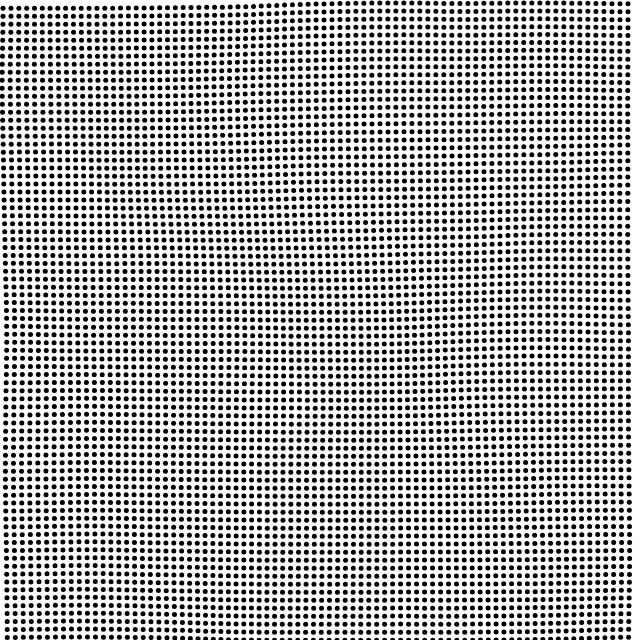
Frame 1 (no input)
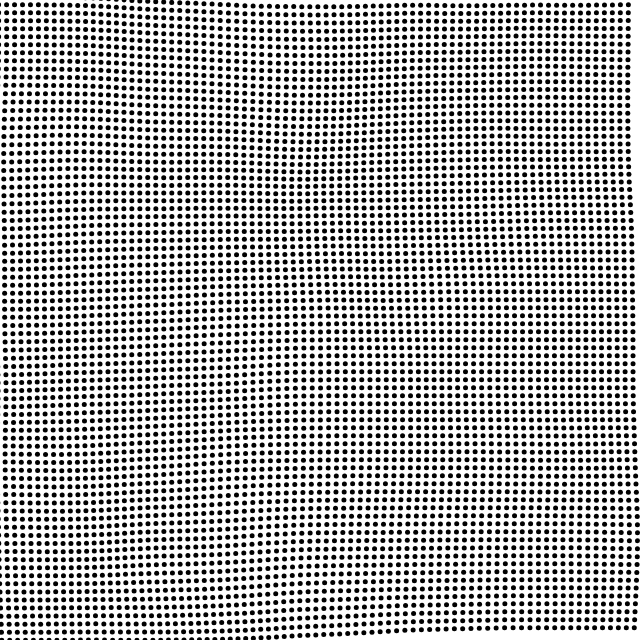
Frame 60 (no input)
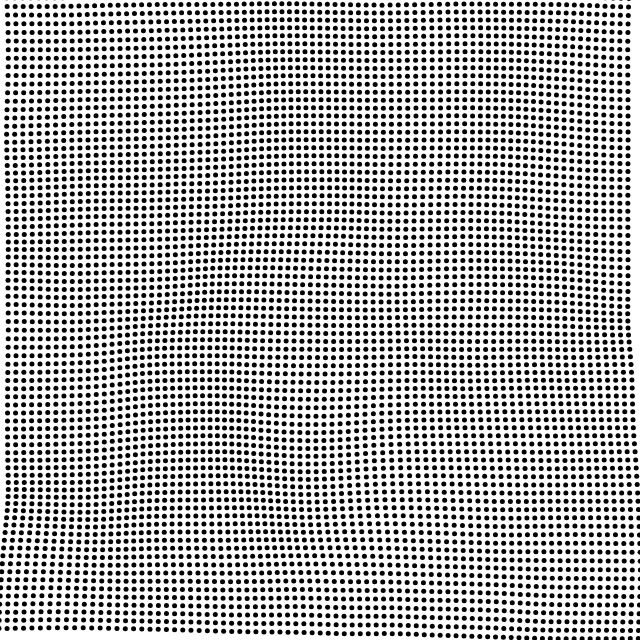
Frame 120 (the mouse pressed at the canvas centre since frame 60)

The p5.js sketch that drew these frames (run headless with seeded random() and noise() and a simulated clock; from frame 60 on, the mouse is pressed at the canvas centre):

// p5.js sketch
// ── sketch.js
function setup() {
	createCanvas(W = 640, W)
	strokeWeight(f = 5)

}


function draw() {
	clear(t = map(sin(f += 0.01), -1, 1, 4, 20))
	for (y = 2; y < W; y += 8)
		for (x = 2; x < W; x += 8)
			point(cos(r = noise(x / W, y / W - f) * t) * TAU + x, sin(r) * TAU + y)
}
